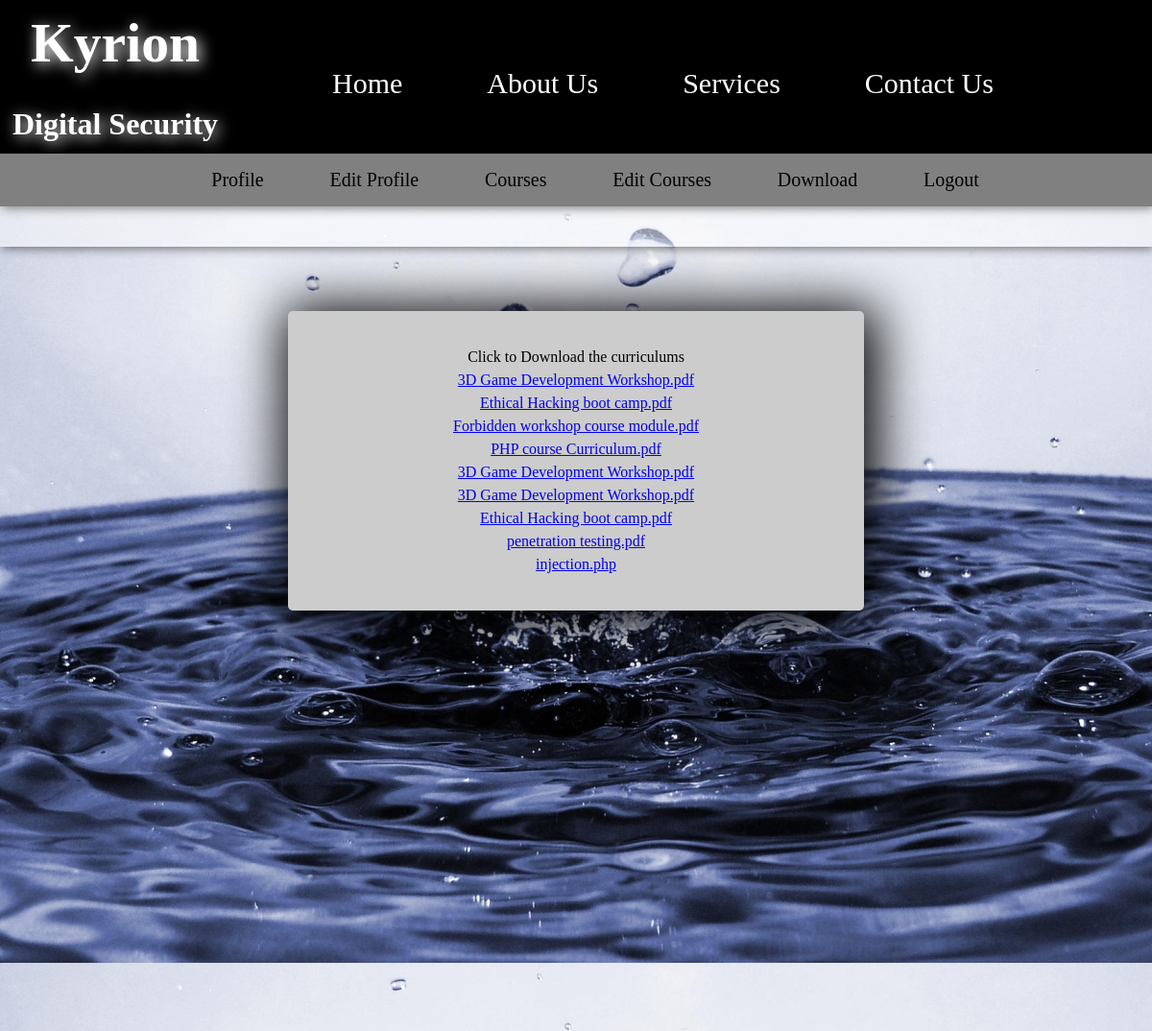
Screenshot of /vcur.php with the database file from the repository.
### tables this page shows
CREATE TABLE IF NOT EXISTS `curriculum` (
`id` int(10) NOT NULL,
  `path` varchar(100) NOT NULL
);

### vcur.php (the view, shortened to what this page needs)
<html>
<head>
<link rel="stylesheet" type="text/css" href="./css/style.css">
</head>
<body>
	<div id="header">
	<div class="logo" align="center">
	<div id="txt"><font size="7px"><big><b>Kyrion</b></big></font></div>
	<div id="txt2"><h1>Digital Security</h1></div>
	</div>
		<div class="menu">
			<ul>
               <li><a href="index.php">Home</a></li>
               <li><a href="about.html">About Us</a></li>
               <li><a href="service.html">Services</a></li>
               <li><a href="contact.html">Contact Us</a></li>
			</ul>
		</div>
	</div>
	<div id="empty"></div>
	<div class="opn">
			<center><ul>
			<li><a href="home.php?image=image.php">Profile</a><li>
			<li><a href="editpro.php?image=image.php">Edit Profile</a><li>
			<li><a href="courses.php">Courses</a><li>
			<li><a href="editcourse.php">Edit Courses</a><li>
			<li><a href="vcur.php">Download</a><li>
			<li><a href="logout.php">Logout</a><li>
			</ul></center>
		</div>
	<div id="img" style="background:url(./images/water.jpg);">
</body>
</html>
<div class="center">
<table align="center"><tr><td>Click to Download the curriculums</td></tr></table>
<?php
$sql = "SELECT path as path from curriculum";
$res = mysql_query($sql);
while($r=mysql_fetch_array($res,MYSQL_ASSOC))
{
echo'<table align="center"><tr><td><a href="http://localhost/pentest/download.php?name=./curriculum/'.$r['path'].'">'.$r['path'].'</a></td></tr></table>';
}
?>
</div>
</body>
</html>

### css/style.css (style rules this page uses)
body, html { height: 100%; }
body { margin:0; padding:0; }
#header { position:fixed; background-color:black; height:20%; width:100%; z-index:1; box-shadow:2px 2px 10px black; }
#empty { height:20%; width:100%; }
.opn { z-index:1; position:fixed; padding-top:0%; height:9%; width:100%; background-color:white; opacity:0.5; box-shadow:2px 2px 10px black; }
.opn ul { list-style:none; height:100%; width:90%; }
.opn ul li { display:inline; }
.opn ul li a { height:100%; font-size:20px; font-family:Times New Roman; padding:3%; text-align:center; text-decoration:none; color:black; }
.logo { margin-top:1%; float:left; height:80%; width:20%; color:white; font-family:Brush Script MT; text-shadow:3px 3px 15px white; }
#txt { height:45%; width:100%; }
#txt2 { height:30%; width:100%; }
.menu { margin-top:4.5%; margin-right:8%; float:right; height:50%; width:70%; }
.menu ul { list-style:none; height:100%; width:100%; }
.menu ul li { display:inline; }
.menu ul li a { height:100%; font-size:30px; font-family:Times New Roman; padding:5%; text-align:center; text-decoration:none; color:white; }
#img { padding-top:9.5%; width:100%; height:100%; }
.center { background-color:#cccccc; border-radius:5px 5px 5px 5px; box-shadow:5px 5px 55px 10px; margin-top:50px; padding:3%; margin-left:25%; margin-right:25%; }

### rows the page displays
curriculum: path "3D Game Development Workshop.pdf"
curriculum: path "Ethical Hacking boot camp.pdf"
curriculum: path "Forbidden workshop course module.pdf"
curriculum: path "PHP course Curriculum.pdf"
curriculum: path "3D Game Development Workshop.pdf"
curriculum: path "3D Game Development Workshop.pdf"
curriculum: path "Ethical Hacking boot camp.pdf"
curriculum: path "penetration testing.pdf"
curriculum: path "injection.php"
